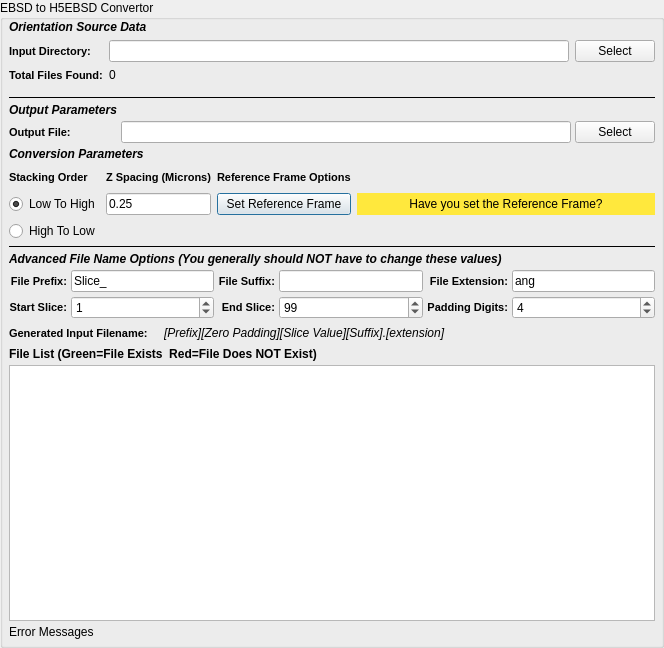
<?xml version="1.0" encoding="UTF-8"?>
<ui version="4.0">
 <class>QEbsdToH5EbsdWidget</class>
 <widget class="QFilterWidget" name="QEbsdToH5EbsdWidget">
  <property name="geometry">
   <rect>
    <x>0</x>
    <y>0</y>
    <width>664</width>
    <height>648</height>
   </rect>
  </property>
  <property name="windowTitle">
   <string>Form</string>
  </property>
  <property name="title">
   <string>EBSD to H5EBSD Convertor</string>
  </property>
  <layout class="QGridLayout" name="gridLayout_3">
   <property name="leftMargin">
    <number>6</number>
   </property>
   <property name="topMargin">
    <number>0</number>
   </property>
   <property name="rightMargin">
    <number>6</number>
   </property>
   <property name="bottomMargin">
    <number>6</number>
   </property>
   <property name="spacing">
    <number>4</number>
   </property>
   <item row="5" column="0">
    <widget class="Line" name="line_9">
     <property name="frameShadow">
      <enum>QFrame::Plain</enum>
     </property>
     <property name="orientation">
      <enum>Qt::Horizontal</enum>
     </property>
    </widget>
   </item>
   <item row="6" column="0">
    <widget class="QLabel" name="label_58">
     <property name="styleSheet">
      <string notr="true">QLabel 
{
	font-style: italic;font-weight: bold;
font-size: 12px;
}</string>
     </property>
     <property name="text">
      <string>Advanced File Name Options (You generally should NOT have to change these values)</string>
     </property>
    </widget>
   </item>
   <item row="7" column="0">
    <layout class="QGridLayout" name="gridLayout_20">
     <item row="1" column="0">
      <widget class="QLabel" name="label_50">
       <property name="styleSheet">
        <string notr="true">QLabel {
font-weight: bold;
font-size: 11px;
}</string>
       </property>
       <property name="text">
        <string>Start Slice:</string>
       </property>
       <property name="alignment">
        <set>Qt::AlignRight|Qt::AlignTrailing|Qt::AlignVCenter</set>
       </property>
      </widget>
     </item>
     <item row="1" column="1">
      <widget class="QSpinBox" name="m_ZStartIndex">
       <property name="minimumSize">
        <size>
         <width>75</width>
         <height>0</height>
        </size>
       </property>
       <property name="toolTip">
        <string>Which file index to start the import at.</string>
       </property>
       <property name="maximum">
        <number>1000000</number>
       </property>
       <property name="value">
        <number>1</number>
       </property>
      </widget>
     </item>
     <item row="1" column="2">
      <widget class="QLabel" name="label_51">
       <property name="styleSheet">
        <string notr="true">QLabel {
font-weight: bold;
font-size: 11px;
}</string>
       </property>
       <property name="text">
        <string>End Slice:</string>
       </property>
       <property name="alignment">
        <set>Qt::AlignRight|Qt::AlignTrailing|Qt::AlignVCenter</set>
       </property>
      </widget>
     </item>
     <item row="1" column="3">
      <widget class="QSpinBox" name="m_ZEndIndex">
       <property name="minimumSize">
        <size>
         <width>75</width>
         <height>0</height>
        </size>
       </property>
       <property name="toolTip">
        <string>The file index to stop the import at. (Inclusive)</string>
       </property>
       <property name="maximum">
        <number>1000000</number>
       </property>
       <property name="value">
        <number>99</number>
       </property>
      </widget>
     </item>
     <item row="1" column="4">
      <widget class="QLabel" name="label_21">
       <property name="styleSheet">
        <string notr="true">QLabel {
font-weight: bold;
font-size: 11px;
}</string>
       </property>
       <property name="text">
        <string>Padding Digits:</string>
       </property>
       <property name="alignment">
        <set>Qt::AlignRight|Qt::AlignTrailing|Qt::AlignVCenter</set>
       </property>
      </widget>
     </item>
     <item row="1" column="5">
      <widget class="QSpinBox" name="m_TotalDigits">
       <property name="toolTip">
        <string>The number of digits to allow for the slice index.</string>
       </property>
       <property name="value">
        <number>4</number>
       </property>
      </widget>
     </item>
     <item row="0" column="0">
      <widget class="QLabel" name="label_32">
       <property name="styleSheet">
        <string notr="true">QLabel {
font-weight: bold;
font-size: 11px;
}</string>
       </property>
       <property name="text">
        <string>File Prefix:</string>
       </property>
       <property name="alignment">
        <set>Qt::AlignRight|Qt::AlignTrailing|Qt::AlignVCenter</set>
       </property>
      </widget>
     </item>
     <item row="0" column="1">
      <widget class="QLineEdit" name="m_FilePrefix">
       <property name="toolTip">
        <string>The front part of the input file name</string>
       </property>
       <property name="text">
        <string>Slice_</string>
       </property>
      </widget>
     </item>
     <item row="0" column="2">
      <widget class="QLabel" name="label_13">
       <property name="styleSheet">
        <string notr="true">QLabel {
font-weight: bold;
font-size: 11px;
}</string>
       </property>
       <property name="text">
        <string>File Suffix:</string>
       </property>
       <property name="alignment">
        <set>Qt::AlignRight|Qt::AlignTrailing|Qt::AlignVCenter</set>
       </property>
      </widget>
     </item>
     <item row="0" column="3">
      <widget class="QLineEdit" name="m_FileSuffix">
       <property name="toolTip">
        <string>The part of the filename that comes AFTER the slice index</string>
       </property>
      </widget>
     </item>
     <item row="0" column="4">
      <widget class="QLabel" name="label_56">
       <property name="styleSheet">
        <string notr="true">QLabel {
font-weight: bold;
font-size: 11px;
}</string>
       </property>
       <property name="text">
        <string>File Extension:</string>
       </property>
       <property name="alignment">
        <set>Qt::AlignRight|Qt::AlignTrailing|Qt::AlignVCenter</set>
       </property>
      </widget>
     </item>
     <item row="0" column="5">
      <widget class="QLineEdit" name="m_FileExt">
       <property name="toolTip">
        <string>The file extension of the input files</string>
       </property>
       <property name="text">
        <string>ang</string>
       </property>
      </widget>
     </item>
    </layout>
   </item>
   <item row="8" column="0">
    <layout class="QHBoxLayout" name="_6">
     <item>
      <widget class="QLabel" name="label_17">
       <property name="styleSheet">
        <string notr="true">QLabel {
font-weight: bold;
font-size: 11px;
}</string>
       </property>
       <property name="text">
        <string>Generated Input Filename:</string>
       </property>
      </widget>
     </item>
     <item>
      <spacer name="horizontalSpacer_24">
       <property name="orientation">
        <enum>Qt::Horizontal</enum>
       </property>
       <property name="sizeType">
        <enum>QSizePolicy::Fixed</enum>
       </property>
       <property name="sizeHint" stdset="0">
        <size>
         <width>12</width>
         <height>20</height>
        </size>
       </property>
      </spacer>
     </item>
     <item>
      <widget class="QLabel" name="m_GeneratedFileNameExample">
       <property name="font">
        <font>
         <italic>true</italic>
        </font>
       </property>
       <property name="text">
        <string>[Prefix][Zero Padding][Slice Value][Suffix].[extension]</string>
       </property>
      </widget>
     </item>
     <item>
      <spacer name="horizontalSpacer_25">
       <property name="orientation">
        <enum>Qt::Horizontal</enum>
       </property>
       <property name="sizeHint" stdset="0">
        <size>
         <width>40</width>
         <height>20</height>
        </size>
       </property>
      </spacer>
     </item>
    </layout>
   </item>
   <item row="9" column="0">
    <widget class="QLabel" name="label_57">
     <property name="font">
      <font>
       <weight>75</weight>
       <italic>false</italic>
       <bold>true</bold>
      </font>
     </property>
     <property name="text">
      <string>File List (Green=File Exists  Red=File Does NOT Exist)</string>
     </property>
    </widget>
   </item>
   <item row="10" column="0">
    <widget class="QListWidget" name="m_FileListView">
     <property name="sizePolicy">
      <sizepolicy hsizetype="Expanding" vsizetype="MinimumExpanding">
       <horstretch>0</horstretch>
       <verstretch>0</verstretch>
      </sizepolicy>
     </property>
     <property name="toolTip">
      <string>The list of files that will be imported in the order they will be imported into the HDF5 Ebsd File</string>
     </property>
    </widget>
   </item>
   <item row="11" column="0">
    <widget class="QLabel" name="m_ErrorMessage">
     <property name="text">
      <string>Error Messages</string>
     </property>
    </widget>
   </item>
   <item row="2" column="0">
    <layout class="QGridLayout" name="gridLayout_2">
     <property name="topMargin">
      <number>0</number>
     </property>
     <property name="spacing">
      <number>6</number>
     </property>
     <item row="2" column="0">
      <widget class="QLabel" name="label_2">
       <property name="styleSheet">
        <string notr="true">QLabel {
font-weight: bold;
font-size: 11px;
}</string>
       </property>
       <property name="text">
        <string>Stacking Order</string>
       </property>
      </widget>
     </item>
     <item row="3" column="0">
      <widget class="QRadioButton" name="m_StackLowToHigh">
       <property name="text">
        <string>Low To High</string>
       </property>
       <property name="checked">
        <bool>true</bool>
       </property>
      </widget>
     </item>
     <item row="4" column="0">
      <widget class="QRadioButton" name="m_StackHighToLow">
       <property name="text">
        <string>High To Low</string>
       </property>
      </widget>
     </item>
     <item row="3" column="2">
      <widget class="QPushButton" name="m_RefFrameOptionsBtn">
       <property name="toolTip">
        <string>This will show the advanced reference frame options</string>
       </property>
       <property name="text">
        <string>Set Reference Frame</string>
       </property>
       <property name="default">
        <bool>true</bool>
       </property>
      </widget>
     </item>
     <item row="2" column="2">
      <widget class="QLabel" name="label_3">
       <property name="styleSheet">
        <string notr="true">QLabel {
font-weight: bold;
font-size: 11px;
}</string>
       </property>
       <property name="text">
        <string>Reference Frame Options</string>
       </property>
      </widget>
     </item>
     <item row="2" column="1">
      <widget class="QLabel" name="label_4">
       <property name="styleSheet">
        <string notr="true">QLabel {
font-weight: bold;
font-size: 11px;
}</string>
       </property>
       <property name="text">
        <string>Z Spacing (Microns)</string>
       </property>
      </widget>
     </item>
     <item row="3" column="1">
      <widget class="QLineEdit" name="m_zSpacing">
       <property name="sizePolicy">
        <sizepolicy hsizetype="Ignored" vsizetype="Preferred">
         <horstretch>0</horstretch>
         <verstretch>0</verstretch>
        </sizepolicy>
       </property>
       <property name="toolTip">
        <string>The spacing between each layer.</string>
       </property>
       <property name="text">
        <string>0.25</string>
       </property>
      </widget>
     </item>
     <item row="1" column="0" colspan="3">
      <widget class="QLabel" name="label_6">
       <property name="styleSheet">
        <string notr="true">QLabel 
{
font-style: italic;
font-weight: bold;
font-size: 12px;
}</string>
       </property>
       <property name="text">
        <string>Conversion Parameters</string>
       </property>
      </widget>
     </item>
     <item row="2" column="3">
      <spacer name="horizontalSpacer">
       <property name="orientation">
        <enum>Qt::Horizontal</enum>
       </property>
       <property name="sizeHint" stdset="0">
        <size>
         <width>40</width>
         <height>20</height>
        </size>
       </property>
      </spacer>
     </item>
     <item row="3" column="3">
      <widget class="QLabel" name="referenceFrameCheck">
       <property name="styleSheet">
        <string notr="true">background-color: rgb(255, 232, 61);</string>
       </property>
       <property name="text">
        <string>Have you set the Reference Frame?</string>
       </property>
       <property name="alignment">
        <set>Qt::AlignCenter</set>
       </property>
      </widget>
     </item>
    </layout>
   </item>
   <item row="0" column="0">
    <layout class="QGridLayout" name="widgetLayout">
     <property name="topMargin">
      <number>0</number>
     </property>
     <property name="bottomMargin">
      <number>0</number>
     </property>
     <property name="spacing">
      <number>6</number>
     </property>
     <item row="0" column="0" colspan="3">
      <widget class="QLabel" name="label_5">
       <property name="styleSheet">
        <string notr="true">QLabel 
{
	font-style: italic;font-weight: bold;
font-size: 12px;
}</string>
       </property>
       <property name="text">
        <string>Orientation Source Data</string>
       </property>
      </widget>
     </item>
     <item row="1" column="0">
      <widget class="QLabel" name="label_29">
       <property name="toolTip">
        <string>The directory that contains the .ang or .ctf files</string>
       </property>
       <property name="styleSheet">
        <string notr="true">QLabel {
font-weight: bold;
font-size: 11px;
}</string>
       </property>
       <property name="text">
        <string>Input Directory:</string>
       </property>
      </widget>
     </item>
     <item row="1" column="1">
      <widget class="QFSDropLineEdit" name="m_InputDir"/>
     </item>
     <item row="1" column="2">
      <widget class="QPushButton" name="m_InputDirBtn">
       <property name="text">
        <string>Select</string>
       </property>
      </widget>
     </item>
     <item row="2" column="0">
      <widget class="QLabel" name="label_47">
       <property name="styleSheet">
        <string notr="true">QLabel {
font-weight: bold;
font-size: 11px;
}</string>
       </property>
       <property name="text">
        <string>Total Files Found:</string>
       </property>
      </widget>
     </item>
     <item row="2" column="1">
      <widget class="QLabel" name="m_TotalSlices">
       <property name="text">
        <string>0</string>
       </property>
      </widget>
     </item>
    </layout>
   </item>
   <item row="1" column="0">
    <layout class="QGridLayout" name="gridLayout_4">
     <property name="topMargin">
      <number>10</number>
     </property>
     <item row="1" column="0">
      <widget class="QLabel" name="label_7">
       <property name="styleSheet">
        <string notr="true">QLabel 
{
	font-style: italic;font-weight: bold;
font-size: 12px;
}</string>
       </property>
       <property name="text">
        <string>Output Parameters</string>
       </property>
      </widget>
     </item>
     <item row="2" column="0">
      <widget class="QLabel" name="label_53">
       <property name="styleSheet">
        <string>QLabel {
font-weight: bold;
font-size: 11px;
}</string>
       </property>
       <property name="text">
        <string>Output File:</string>
       </property>
      </widget>
     </item>
     <item row="2" column="1">
      <widget class="QFSDropLineEdit" name="m_OutputFile">
       <property name="toolTip">
        <string>The absolute path to the output file</string>
       </property>
      </widget>
     </item>
     <item row="2" column="2">
      <widget class="QPushButton" name="m_OutputFileBtn">
       <property name="text">
        <string>Select</string>
       </property>
      </widget>
     </item>
     <item row="0" column="0" colspan="3">
      <widget class="Line" name="line_8">
       <property name="frameShadow">
        <enum>QFrame::Plain</enum>
       </property>
       <property name="orientation">
        <enum>Qt::Horizontal</enum>
       </property>
      </widget>
     </item>
    </layout>
   </item>
  </layout>
 </widget>
 <customwidgets>
  <customwidget>
   <class>QFSDropLineEdit</class>
   <extends>QLineEdit</extends>
   <header location="global">QFSDropLineEdit.h</header>
  </customwidget>
  <customwidget>
   <class>QFilterWidget</class>
   <extends>QGroupBox</extends>
   <header location="global">QFilterWidget.h</header>
   <container>1</container>
  </customwidget>
 </customwidgets>
 <resources/>
 <connections/>
</ui>
